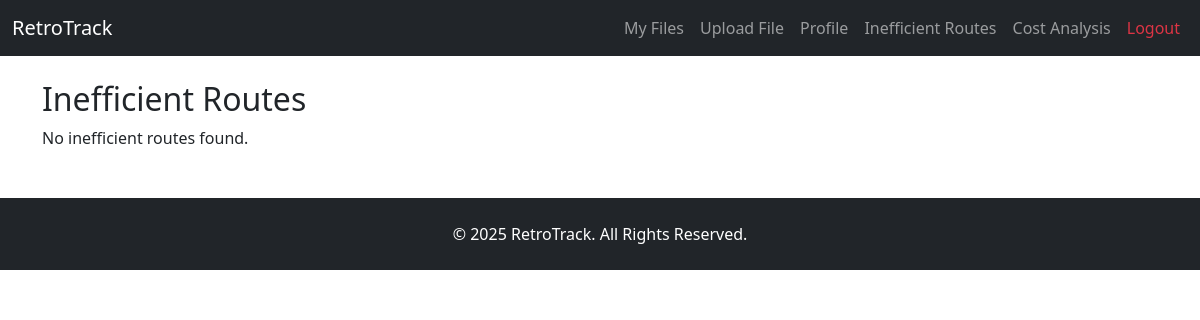
The page /inefficient (signed in) on the database as committed earlier.
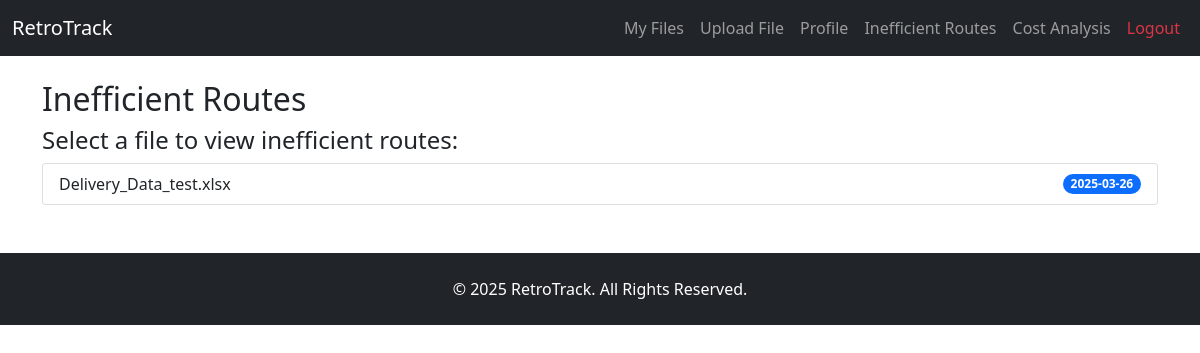
The same page on the database as committed later.
### app.py (models this page shows, shortened)
class File(db.Model):
    id = db.Column(db.Integer, primary_key=True)
    filename = db.Column(db.String(255), nullable=False)
    upload_date = db.Column(db.DateTime, nullable=False, default=datetime.utcnow)
    size = db.Column(db.Float, nullable=False)
    user_id = db.Column(db.Integer, nullable=False)  # storing owner user id
    parsed_data = db.Column(db.Text, nullable=True)

### app.py (the view, shortened to what this page needs)
@app.route('/inefficient', defaults={'file_id': None}, methods=['GET', 'POST'])
@app.route('/inefficient/<int:file_id>', methods=['GET', 'POST'])
def show_inefficient(file_id):
    if 'user_id' not in session:
        flash("Login required.", "danger")
        return redirect(url_for('login'))
    if file_id is None:
        file_ids = [fid for (fid,) in db.session.query(InefficientRoute.file_id).distinct().all()]
        files_list = File.query.filter(File.id.in_(file_ids), File.user_id == session['user_id']).all()
        return render_template("inefficient.html", files=files_list, routes=None, selected_file=None)

### app.py (called while the page is built)
@app.context_processor
def inject_now():
    return {"now": datetime.utcnow()}

### templates/inefficient.html (shortened to what this page needs)
{% extends "base.html" %}
{% block content %}
    <h2>Inefficient Routes</h2>
    {% if files %}
        <h4>Select a file to view inefficient routes:</h4>
        <div class="list-group">
            {% for file in files %}
                <a href="{{ url_for('show_inefficient', file_id=file.id) }}"
                   class="list-group-item list-group-item-action d-flex justify-content-between align-items-center">
                    {{ file.filename }}
                    <span class="badge bg-primary rounded-pill">{{ file.upload_date.strftime('%Y-%m-%d') }}</span>
                </a>
            {% endfor %}
        </div>
    {% else %}
        <p>No inefficient routes found.</p>
    {% endif %}
{% endblock %}

Rows that differ between the two databases and show on the page:
added File: filename "Delivery_Data_test.xlsx", upload_date "2025-03-26"
Other text that changed with them:
text no longer shown: "No inefficient routes found."
text now shown: "Select a file to view inefficient routes:"
